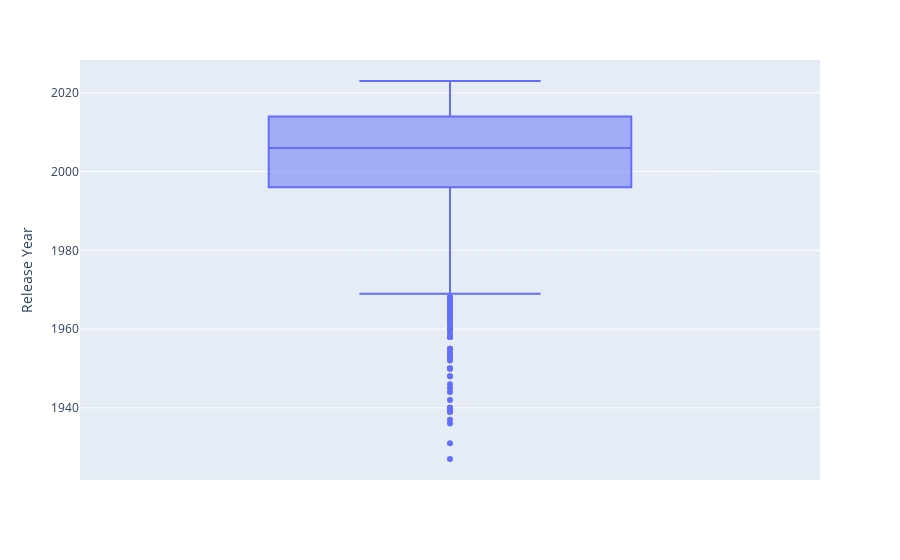

Source (notebook cell):
### Code cell
# Analyzing distribution Release Year column and looking for outliers 
fig = px.box(df, y='Release Year')
fig.show()

### Figure 1 — Plotly figure (JSON) as saved in the notebook; plotly's stock layout.template omitted (floating-point values rounded to 4 significant figures; data arrays with more than 128 entries replaced by an {"elided": "..."} marker saying what was removed)
{"data": [{"alignmentgroup": "True", "hovertemplate": "Release Year=%{y}<extra></extra>", "legendgroup": "", "marker": {"color": "#636efa"}, "name": "", "notched": false, "offsetgroup": "", "orientation": "v", "showlegend": false, "type": "box", "x0": " ", "xaxis": "x", "y": {"elided": "4514 int values"}, "y0": " ", "yaxis": "y"}], "layout": {"boxmode": "group", "legend": {"tracegroupgap": 0}, "margin": {"t": 60}, "xaxis": {"anchor": "y", "domain": [0, 1]}, "yaxis": {"anchor": "x", "domain": [0, 1], "title": {"text": "Release Year"}}}}
